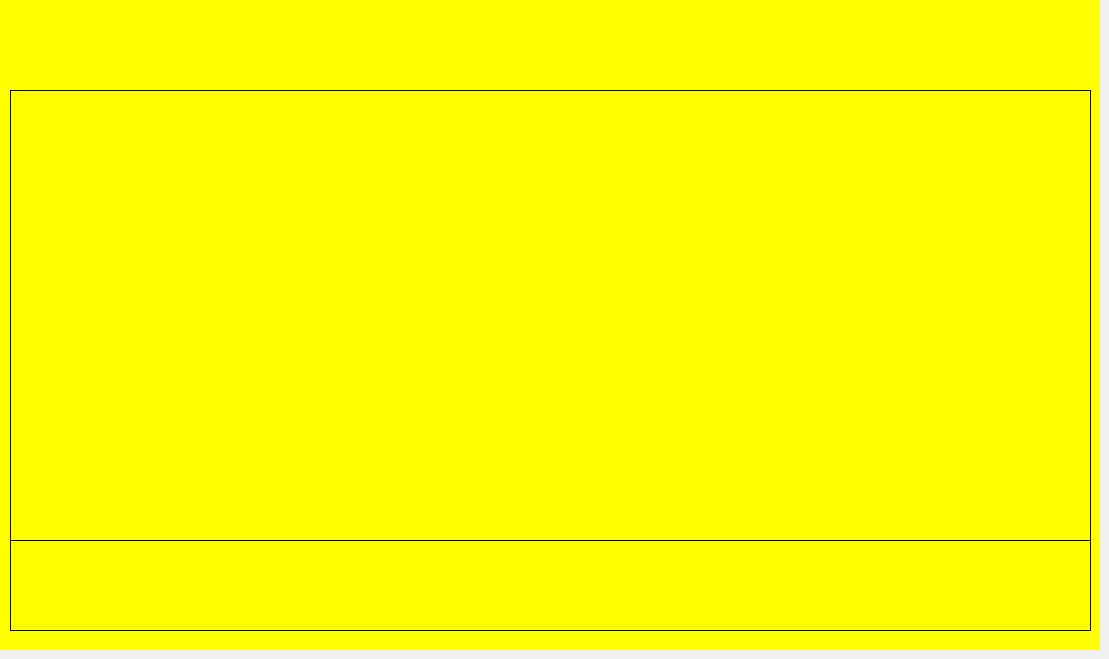
    <widget class="QWidget" name="consent2Page">
     <widget class="QWidget" name="consent2Panel" native="true">
      <property name="geometry">
       <rect>
        <x>0</x>
        <y>0</y>
        <width>1100</width>
        <height>650</height>
       </rect>
      </property>
      <property name="palette">
       <palette>
        <active>
         <colorrole role="Base">
          <brush brushstyle="SolidPattern">
           <color alpha="255">
            <red>255</red>
            <green>255</green>
            <blue>255</blue>
           </color>
          </brush>
         </colorrole>
         <colorrole role="Window">
          <brush brushstyle="SolidPattern">
           <color alpha="255">
            <red>255</red>
            <green>255</green>
            <blue>0</blue>
           </color>
          </brush>
         </colorrole>
        </active>
        <inactive>
         <colorrole role="Base">
          <brush brushstyle="SolidPattern">
           <color alpha="255">
            <red>255</red>
            <green>255</green>
            <blue>255</blue>
           </color>
          </brush>
         </colorrole>
         <colorrole role="Window">
          <brush brushstyle="SolidPattern">
           <color alpha="255">
            <red>255</red>
            <green>255</green>
            <blue>0</blue>
           </color>
          </brush>
         </colorrole>
        </inactive>
        <disabled>
         <colorrole role="Base">
          <brush brushstyle="SolidPattern">
           <color alpha="255">
            <red>255</red>
            <green>255</green>
            <blue>0</blue>
           </color>
          </brush>
         </colorrole>
         <colorrole role="Window">
          <brush brushstyle="SolidPattern">
           <color alpha="255">
            <red>255</red>
            <green>255</green>
            <blue>0</blue>
           </color>
          </brush>
         </colorrole>
        </disabled>
       </palette>
      </property>
      <property name="autoFillBackground">
       <bool>true</bool>
      </property>
      <widget class="QWidget" name="gridLayoutWidget_62">
       <property name="geometry">
        <rect>
         <x>10</x>
         <y>10</y>
         <width>1081</width>
         <height>61</height>
        </rect>
       </property>
       <layout class="QGridLayout" name="consent2TitleGrid"/>
      </widget>
      <widget class="QLabel" name="consent2TextAndPicturesPanel">
       <property name="geometry">
        <rect>
         <x>10</x>
         <y>90</y>
         <width>1081</width>
         <height>451</height>
        </rect>
       </property>
       <property name="font">
        <font>
         <family>Helvetica</family>
         <pointsize>14</pointsize>
         <weight>75</weight>
         <bold>true</bold>
        </font>
       </property>
       <property name="frameShape">
        <enum>QFrame::Box</enum>
       </property>
       <property name="text">
        <string/>
       </property>
       <property name="alignment">
        <set>Qt::AlignHCenter|Qt::AlignTop</set>
       </property>
      </widget>
      <widget class="QLabel" name="nextButtonConsent2Panel">
       <property name="geometry">
        <rect>
         <x>10</x>
         <y>540</y>
         <width>1081</width>
         <height>91</height>
        </rect>
       </property>
       <property name="font">
        <font>
         <family>Helvetica</family>
         <pointsize>14</pointsize>
         <weight>75</weight>
         <bold>true</bold>
        </font>
       </property>
       <property name="frameShape">
        <enum>QFrame::Box</enum>
       </property>
       <property name="text">
        <string/>
       </property>
       <property name="alignment">
        <set>Qt::AlignHCenter|Qt::AlignTop</set>
       </property>
      </widget>
      <widget class="QWidget" name="gridLayoutWidget_75">
       <property name="geometry">
        <rect>
         <x>10</x>
         <y>540</y>
         <width>1081</width>
         <height>91</height>
        </rect>
       </property>
       <layout class="QGridLayout" name="pushButtonConsent2Grid"/>
      </widget>
      <widget class="QWidget" name="gridLayoutWidget_76">
       <property name="geometry">
        <rect>
         <x>10</x>
         <y>70</y>
         <width>1081</width>
         <height>21</height>
        </rect>
       </property>
       <layout class="QGridLayout" name="consent2BlackSpacingGrid"/>
      </widget>
      <widget class="QWidget" name="formLayoutWidget">
       <property name="geometry">
        <rect>
         <x>10</x>
         <y>240</y>
         <width>661</width>
         <height>301</height>
        </rect>
       </property>
       <layout class="QFormLayout" name="consent2FormLayout">
        <property name="fieldGrowthPolicy">
         <enum>QFormLayout::FieldsStayAtSizeHint</enum>
        </property>
       </layout>
      </widget>
      <widget class="QWidget" name="gridLayoutWidget_74">
       <property name="geometry">
        <rect>
         <x>10</x>
         <y>90</y>
         <width>1081</width>
         <height>151</height>
        </rect>
       </property>
       <layout class="QGridLayout" name="consent2TextGrid"/>
      </widget>
      <zorder>consent2TextAndPicturesPanel</zorder>
      <zorder>gridLayoutWidget_62</zorder>
      <zorder>nextButtonConsent2Panel</zorder>
      <zorder>gridLayoutWidget_75</zorder>
      <zorder>gridLayoutWidget_76</zorder>
      <zorder>formLayoutWidget</zorder>
      <zorder>gridLayoutWidget_74</zorder>
     </widget>
    </widget>
